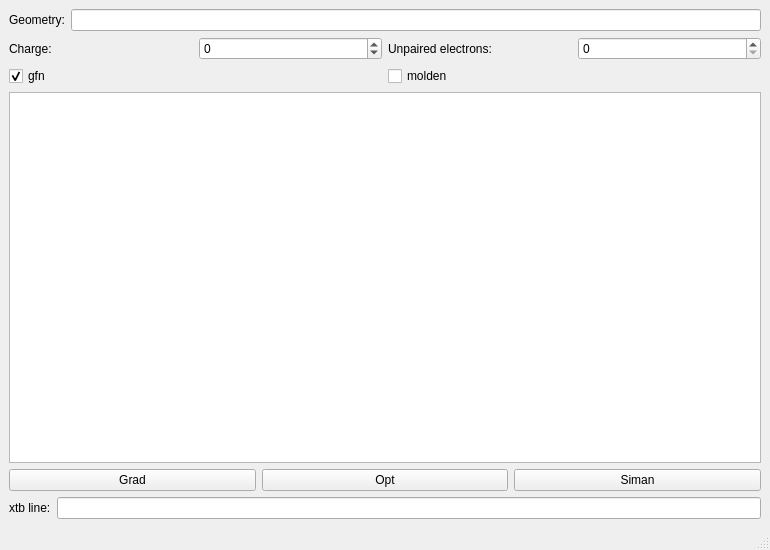
<?xml version="1.0" encoding="UTF-8"?>
<ui version="4.0">
 <class>XtbRunnerWindow</class>
 <widget class="QMainWindow" name="XtbRunnerWindow">
  <property name="geometry">
   <rect>
    <x>0</x>
    <y>0</y>
    <width>770</width>
    <height>550</height>
   </rect>
  </property>
  <property name="windowTitle">
   <string>runxtb</string>
  </property>
  <widget class="QWidget" name="centralwidget">
   <layout class="QVBoxLayout" name="verticalLayout_2">
    <item>
     <layout class="QVBoxLayout" name="verticalLayout">
      <item>
       <layout class="QHBoxLayout" name="horizontalLayout_3">
        <item>
         <widget class="QLabel" name="geom_label">
          <property name="text">
           <string>Geometry:</string>
          </property>
         </widget>
        </item>
        <item>
         <widget class="QLineEdit" name="geom_lineedit">
          <property name="readOnly">
           <bool>true</bool>
          </property>
         </widget>
        </item>
       </layout>
      </item>
      <item>
       <layout class="QHBoxLayout" name="horizontalLayout">
        <item>
         <widget class="QLabel" name="charge_label">
          <property name="text">
           <string>Charge:</string>
          </property>
         </widget>
        </item>
        <item>
         <widget class="QSpinBox" name="charge_spinbox">
          <property name="minimum">
           <number>-99</number>
          </property>
         </widget>
        </item>
        <item>
         <widget class="QLabel" name="uhf_label">
          <property name="text">
           <string>Unpaired electrons:</string>
          </property>
         </widget>
        </item>
        <item>
         <widget class="QSpinBox" name="uhf_spinbox"/>
        </item>
       </layout>
      </item>
      <item>
       <layout class="QHBoxLayout" name="horizontalLayout_4">
        <item>
         <widget class="QCheckBox" name="gfn_checkbox">
          <property name="text">
           <string>gfn</string>
          </property>
          <property name="checked">
           <bool>true</bool>
          </property>
         </widget>
        </item>
        <item>
         <widget class="QCheckBox" name="molden_checkbox">
          <property name="text">
           <string>molden</string>
          </property>
         </widget>
        </item>
       </layout>
      </item>
      <item>
       <widget class="QPlainTextEdit" name="text_edit"/>
      </item>
      <item>
       <layout class="QHBoxLayout" name="horizontalLayout_2">
        <item>
         <widget class="QPushButton" name="grad_button">
          <property name="text">
           <string>Grad</string>
          </property>
         </widget>
        </item>
        <item>
         <widget class="QPushButton" name="opt_button">
          <property name="text">
           <string>Opt</string>
          </property>
         </widget>
        </item>
        <item>
         <widget class="QPushButton" name="siman_button">
          <property name="text">
           <string>Siman</string>
          </property>
         </widget>
        </item>
       </layout>
      </item>
     </layout>
    </item>
    <item>
     <layout class="QHBoxLayout" name="horizontalLayout_5">
      <item>
       <widget class="QLabel" name="xtbline_label">
        <property name="text">
         <string>xtb line:</string>
        </property>
       </widget>
      </item>
      <item>
       <widget class="QLineEdit" name="xtbline_lineedit">
        <property name="readOnly">
         <bool>true</bool>
        </property>
       </widget>
      </item>
     </layout>
    </item>
   </layout>
  </widget>
  <widget class="QMenuBar" name="menubar">
   <property name="geometry">
    <rect>
     <x>0</x>
     <y>0</y>
     <width>770</width>
     <height>26</height>
    </rect>
   </property>
  </widget>
  <widget class="QStatusBar" name="statusbar"/>
 </widget>
 <resources/>
 <connections/>
</ui>
